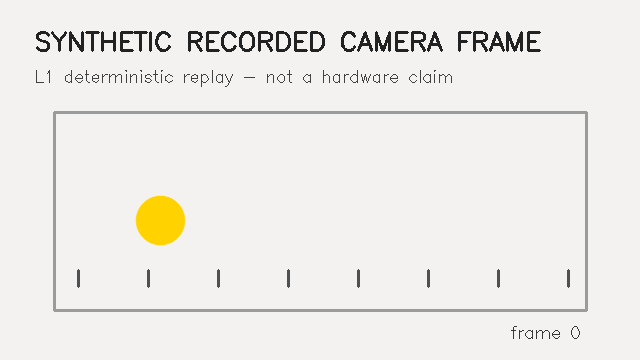
#> input picture sensors/camera.capture/assets/captured-frame.png, 640 x 360 px
$ python build_capability_showcase.py
#> lines starting #> are read from the running program, lines starting #| are printed output that depends on the picture
#!/usr/bin/env python3
"""Build the repository homepage capability showcase from reviewed demo assets.

The builder is deliberately offline and deterministic for a fixed Pillow version.
It never downloads images and never replaces the detailed per-capability assets.
"""

from __future__ import annotations

import argparse
import io
from pathlib import Path

try:
    from PIL import Image, ImageDraw, ImageFont, ImageOps
except ImportError as exc:  # pragma: no cover - exercised only in incomplete dev environments
    raise SystemExit(
        "Pillow is required to build the showcase. Install the Python dev extra: "
        "python -m pip install -e './packages/python[dev]'"
    ) from exc


ROOT = Path(__file__).resolve().parents[1]
DEFAULT_OUTPUT = ROOT / "docs/assets/capability-showcase.png"
CANVAS_SIZE = (1200, 1458)
TILE_SIZE = (564, 294)

CAPABILITIES = (
    {
        "name": "Camera Capture",
        "caption": "Camera -> FramePacket",
        "asset": "sensors/camera.capture/assets/captured-frame.png",
    },
    {
        "name": "Screen Capture",
        "caption": "Screen -> FramePacket",
        "asset": "sensors/screen.capture/assets/captured-screen-frame.png",
    },
    {
        "name": "Number OCR",
        "caption": "ROI -> Number",
        "asset": "sensors/ocr.number/assets/overview.png",
    },
    {
        "name": "Color Marker",
        "caption": "HSV -> Position",
        "asset": "sensors/tracker.color-marker/assets/overview.png",
    },
    {
        "name": "Spot Centroid",
        "caption": "Spot -> Centroid",
        "asset": "sensors/tracker.spot-centroid/assets/overview.png",
    },
    {
        "name": "Template Tracker",
        "caption": "ROI -> Track",
        "asset": "sensors/tracker.template/assets/overview.png",
    },
    {
        "name": "YOLO Tracker",
        "caption": "Detection -> Track (recorded replay)",
        "asset": "sensors/tracker.yolo/assets/overview.png",
    },
    {
        "name": "3D Vector Composition",
        "caption": "XYZ -> Resultant",
        "asset": "processing/vector.compose-3d/assets/overview.png",
    },
)


def display_path(path: Path) -> str:
    try:
        return str(path.relative_to(ROOT))
    except ValueError:
        return str(path)


def font(size: int) -> ImageFont.ImageFont:
    """Use Pillow's bundled font so the build has no host-font dependency."""

    try:
        return ImageFont.load_default(size=size)
    except TypeError:  # Pillow < 10 compatibility
        return ImageFont.load_default()


def load_reviewed_asset(relative_path: str) -> Image.Image:
    path = ROOT / relative_path
    if not path.is_file() or path.stat().st_size <= 0:
        raise FileNotFoundError(f"missing or empty showcase source: {relative_path}")
    with Image.open(path) as image:
        image.verify()
    with Image.open(path) as image:
        return image.convert("RGB")


def build_showcase() -> Image.Image:
    canvas = Image.new("RGB", CANVAS_SIZE, "#0d1117")
    draw = ImageDraw.Draw(canvas)
    title_font = font(38)
    tile_title_font = font(25)
    caption_font = font(18)
    footer_font = font(17)

    draw.text((36, 28), "Physics Software Sensors", fill="#f0f6fc", font=title_font)
    draw.text(
        (36, 76),
        "7 Software Sensors + 1 Companion Processing Tool",
        fill="#8c959f",
        font=caption_font,
    )

    left = 24
    top = 122
    gap_x = 24
    gap_y = 18
    tile_width, tile_height = TILE_SIZE
    for index, capability in enumerate(CAPABILITIES):
        row, column = divmod(index, 2)
        x = left + column * (tile_width + gap_x)
        y = top + row * (tile_height + gap_y)
        draw.rounded_rectangle(
            (x, y, x + tile_width, y + tile_height),
            radius=13,
            fill="#161b22",
            outline="#30363d",
            width=2,
        )
        draw.text((x + 18, y + 13), capability["name"], fill="#f0f6fc", font=tile_title_font)

        source = load_reviewed_asset(capability["asset"])
        image_box = (tile_width - 36, 198)
        preview = ImageOps.contain(source, image_box, Image.Resampling.LANCZOS)
        preview_x = x + (tile_width - preview.width) // 2
        preview_y = y + 56 + (image_box[1] - preview.height) // 2
        canvas.paste(preview, (preview_x, preview_y))

        draw.text(
            (x + 18, y + tile_height - 29),
            capability["caption"],
            fill="#8c959f",
            font=caption_font,
        )

    footer_y = 1376
    draw.line((24, footer_y, 1176, footer_y), fill="#30363d", width=2)
    draw.text(
        (36, footer_y + 18),
        "Representative standalone / synthetic / replay demonstrations.",
        fill="#c9d1d9",
        font=footer_font,
    )
    draw.text(
        (36, footer_y + 43),
        "Evidence level varies by capability. Images are enhancements; text links remain canonical.",
        fill="#8c959f",
        font=footer_font,
    )
    return canvas


def encoded_png(image: Image.Image) -> bytes:
    output = io.BytesIO()
    image.save(output, format="PNG", optimize=True, compress_level=9)
    return output.getvalue()


def check_sources() -> None:
    for capability in CAPABILITIES:
        load_reviewed_asset(capability["asset"])


def check_output(path: Path) -> None:
    check_sources()
    if not path.is_file() or path.stat().st_size <= 0:
        raise FileNotFoundError(f"missing or empty showcase output: {display_path(path)}")
    with Image.open(path) as image:
        image.verify()
    with Image.open(path) as image:
        if image.size != CANVAS_SIZE or image.format != "PNG":
            raise ValueError(
                f"unexpected showcase image: format={image.format!r}, size={image.size!r}"
            )


def main() -> int:
    parser = argparse.ArgumentParser(description=__doc__)
    parser.add_argument("--output", type=Path, default=DEFAULT_OUTPUT)
    parser.add_argument("--check", action="store_true", help="validate source assets and existing output")
    args = parser.parse_args()
    output = args.output if args.output.is_absolute() else ROOT / args.output

    if args.check:
        check_output(output)
        print(f"PASS: 8/8 sources and {display_path(output)} decode as PNG")
        return 0

    output.parent.mkdir(parents=True, exist_ok=True)
    output.write_bytes(encoded_png(build_showcase()))
#> in build_showcase, `canvas = Image.new("RGB", CANVAS_SIZE, "#0d1117")`:
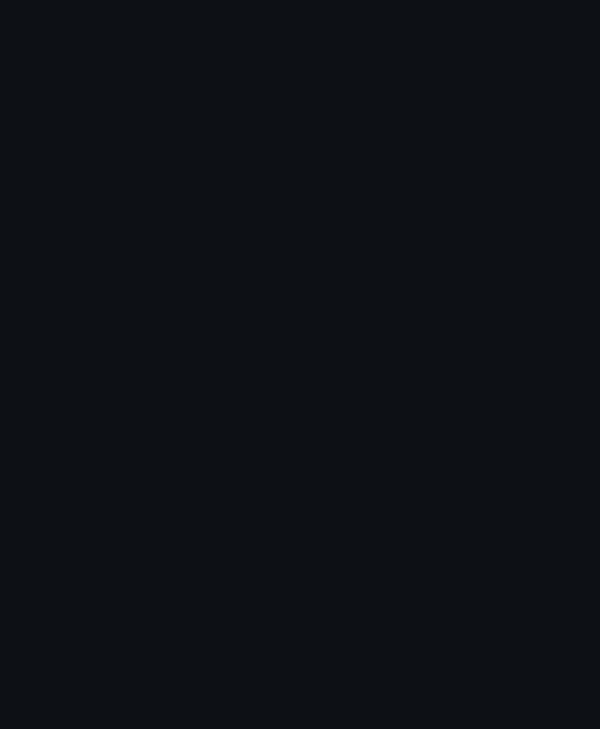
#> canvas: PIL image 1200x1458 RGB (shown at 1/2 size); mean R, G, B 13, 17, 23
#> in load_reviewed_asset, image is the input picture: PIL image 640x360 RGB; mean R, G, B 237.8, 235.5, 231.9
    check_output(output)
    print(f"Wrote {display_path(output)} ({output.stat().st_size} bytes)")
    return 0


if __name__ == "__main__":
#> (the run stopped early here; a loop or call above may not have finished)
